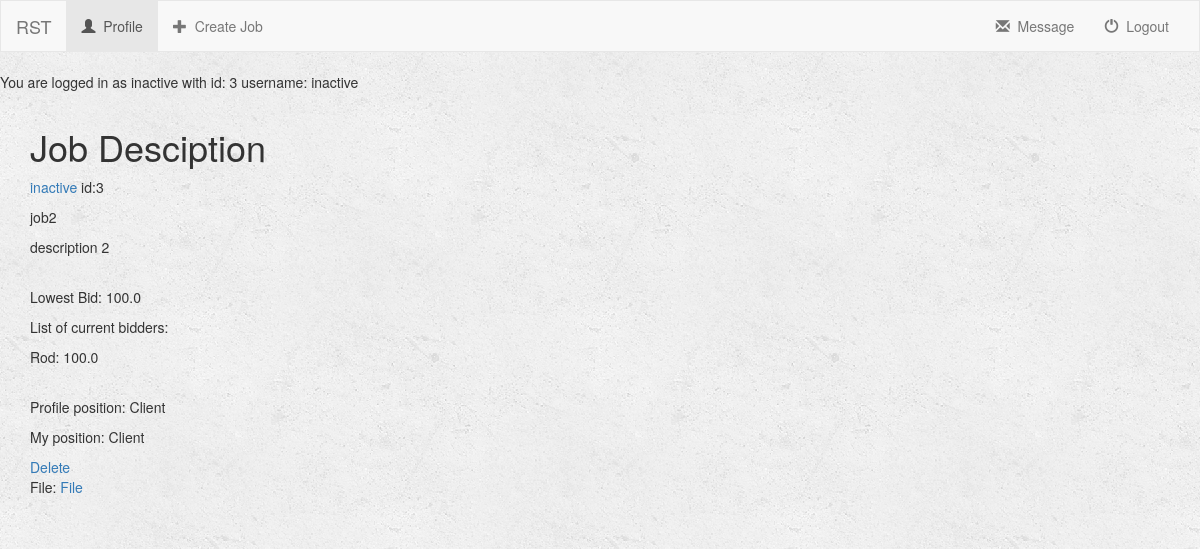
The page /turk/profile/3/job/2/ (signed in) on the database its author committed.
### turk/models.py (models this page shows, shortened)
class Profile(models.Model):
    user = models.OneToOneField(User, on_delete=models.CASCADE, default=1)
    name = models.CharField(max_length=250)
    age = models.IntegerField(default=0)
    GENDER_CHOICES = (
        ('Male', 'Male'),
        ('Female', 'Female')
    )
    gender = models.CharField(max_length=6, choices=GENDER_CHOICES, default='Male')
    email = models.CharField(max_length=250)
    resume = models.FileField()
    sample_work_or_bussiness_credential = models.FileField()
    RATING_CHOICES=(
        (1, 1),
        (2, 2),
        (3, 3),
        (4, 4),
        (5, 5),
    )
    rating = models.FloatField(choices=RATING_CHOICES, default=5)
    average_rating = models.FloatField(default=0)       # average of rating RECEIVED by others
    rating_count = models.IntegerField(default=0)       # count of rating RECEIVED by others
    total_rating = models.FloatField(default=0)         # total rating RECEIVED by others
    avg_give_rating = models.FloatField(default=0)      # average of rating GIVEN to others
    total_give_rating = models.FloatField(default=0)    # total of rating GIVEN to others
    total_give_count = models.FloatField(default=0)     # count of rating GIVEN to others
    money = models.FloatField(default=0)
    POSITION_CHOICES=(
        ('Temporary', 'Temporary'),
        ('Client', 'Client'),
        ('Developer', 'Developer'),
    )
    position = models.CharField(max_length=9, choices=POSITION_CHOICES, default='Temporary')
    profile_picture = models.ImageField(default='default.png')
    interest = models.TextField()
    isBlackListed = models.BooleanField(default=False)
    INTEREST_CHOICES=(
        ('Being Human', 'Being Human'),
        ('Software Development', 'Software Development'),
        ('Video Games', 'Video Games'),
        ('Social Media', 'Social Media'),
        ('Food', 'Food'),
        ('Party', 'Party'),
        ('Entrepreneurship', 'Entrepreneurship'),
        ('Money', 'Money'),
    )
    interest = MultiSelectField(choices=INTEREST_CHOICES, default="Being Human")
    honor_Early_Bird = models.BooleanField(default=False)
    honor_Hard_Worker = models.BooleanField(default=False)
    honor_MILLIONAIRE = models.BooleanField(default=False)
    honor_Job_Supplier = models.BooleanField(default=False)
    honor_Veteran = models.BooleanField(default=False)
    honor_toohardman = models.BooleanField(default=False)
    honor_Cold_Headed_Tim = models.BooleanField(default=False)
    honor_Novice = models.BooleanField(default=True)
    honor_Normie = models.BooleanField(default=False)
    honor_General = models.BooleanField(default=False)
    honor_Lurker = models.BooleanField(default=False)
    num_early = models.IntegerField(default=0)      # number of time dev delivered early
    money_earned = models.FloatField(default=0)     # amount of money dev made
    num_post = models.IntegerField(default=0)       # number of total posts client posted
    num_post_ex = models.IntegerField(default=0)    # number of expired posts client posted
    acc_created = models.DateTimeField(default=datetime.now())   # date of when acc made
    warn_poor = models.BooleanField(default=False)  # avg rating <=2 for >=5 projects
    warn_eval = models.BooleanField(default=False)  # avg rating to others <2 or >4 for >=8 projects
    warn_final = models.BooleanField(default=False) # final warning, next login = gg

class Job(models.Model):
    user = models.ForeignKey(User, on_delete=models.CASCADE, default=1)
    job_title = models.CharField(max_length=250)
    job_description = models.TextField()
    job_price = models.FloatField(default=0)
    is_complete = models.BooleanField(default=False) # job submitted
    is_late = models.BooleanField(default=False)
    is_rated = models.BooleanField(default=False)
    is_open = models.BooleanField(default=True) # Job is still open for bid
    lowest_bid = models.FloatField(validators=[MinValueValidator(0), MaxValueValidator(100)], default=0)
    bid_deadline = models.DateTimeField(default=datetime.now()+timedelta(7))
    job_deadline = models.DateTimeField(default=datetime.now()+timedelta(21))

class Bidder(models.Model):
    job = models.ForeignKey(Job, on_delete=models.CASCADE)
    user = models.ForeignKey(User, on_delete=models.CASCADE, default=1)
    price = models.FloatField(validators=[MinValueValidator(1), MaxValueValidator(100)], default=1)
    isHired = models.BooleanField(default=False)

### turk/views.py (the view)
# urls.py: url(r'^profile/(?P<user_id>[0-9]+)/job/(?P<job_id>[0-9]+)/$', views.job_description, name='job_description'),
def job_description(request, user_id, job_id):
    user = get_object_or_404(User, pk=user_id)
    job = Job.objects.get(pk=job_id)
    get_lowest_bid(job)
    context = {
        'user': user,
        'job': job,
    }
    return render(request, 'turk/job_description.html', context)

### turk/helper.py (called while the page is built)
def get_lowest_bid(job):
    bid_list = job.bidder_set.all()
    count = job.bidder_set.count()
    if count > 0:
        lowest_bid = bid_list[0].price
        for bid in bid_list:
            if bid.price < lowest_bid:
                lowest_bid = bid.price
        job.lowest_bid = lowest_bid
        job.save()

### turk/templates/turk/job_description.html (shortened to what this page needs)
{% extends 'turk/base.html' %}
{% block body %}
    <div class="container-fluid">
        <div class="row">
            <div class="col-sm-12 col-md-7">
                <div class="=panel panel-default">
                    <div class="panel-body">
                        <h1>Job Desciption</h1>
                        <p><a href = "{% url 'turk:detail' job.user.id %}">{{ job.user.profile.name }}</a>
                        id:{{job.user.id}}
                        </p>
                        <p>{{ job.job_title }}</p>
                        <p>{{ job.job_description}}</p><br>
                        {% if job.lowest_bid > 0 %}
                        <p>Lowest Bid: {{ job.lowest_bid }}</p>
                        {% else %}
                        <p>Lowest Bid: None</p>
                        {% endif %}
                        {% if request.user.id == job.user.id %}
                            {% if job.bidder_set.all %}
                                <p>List of current bidders:</p>
                                {% for bidder in job.bidder_set.all %}
                                <p>{{bidder.user.username}}: {{bidder.price}}</p>
                                {% endfor %}
                            {% else %}
                                <p>List of current bidders: NONE</p>
                            {% endif %}<br>
                        {% endif %}
                        <p>Profile position: {{user.profile.position}}</p>
                        <p>My position: {{ request.user.profile.position }}</p>
                        {% if request.user.id == user.id %}
                            <a href = "{% url 'turk:delete_job' user.id job.id %}">Delete</a><br>
                        {% endif %}
                        {% if request.user.is_authenticated %}
                            {% if request.user.id == job.user.id %}
                                {% if job.is_complete == True %}
                                    <p>File: <a href="{{ job.jobsubmission.submission.url }}"> File </a></p>
                                {% endif %}
                            {% endif %}
                        {% endif %}
                    </div>
                </div>
            </div>
        </div>
    </div>
{% endblock %}

### turk/templates/turk/base.html (shortened to what this page needs)
<!DOCTYPE html>
<html lang="en">
<head>
    {% load staticfiles %}
    <link rel="stylesheet" href="https://maxcdn.bootstrapcdn.com/bootstrap/3.3.7/css/bootstrap.min.css">
    <link rel="stylesheet" type="text/css" href="{% static 'turk/style.css' %}" />
</head>
<body>
<nav class="navbar navbar-default">
    <div class="container-fluid">
        <div class = "navbar-header">
            <a class="navbar-brand" href ="{% url 'turk:index' %}">RST</a>
        </div>
        <div class="collapse navbar-collapse" id="topNavBar">
            {% if request.user.is_authenticated %}
                <ul class="nav navbar-nav">
                    <li class="active">
                        <a href="{% url 'turk:detail' request.user.id %}">
                            <span class="glyphicon glyphicon-user" aria-hidden="true"></span>&nbsp;
                            Profile
                        </a>
                    </li>
                </ul>
                {% if request.user.profile.position == "Client" %}
                    <ul class="nav navbar-nav navbar-left">
                        <li class="">
                            <a href="{% url 'turk:create_job' request.user.id %}">
                                <span class="glyphicon glyphicon-plus" aria-hidden="true"></span>&nbsp;
                                Create Job
                            </a>
                        </li>
                    </ul>
                {% endif %}
            {% endif %}
            {% if request.user.is_authenticated %}
                <ul class="nav navbar-nav navbar-right">
                    <li class="">
                        <a href="{% url 'turk:logout_user' %}">
                            <span class ="glyphicon glyphicon-off" aria-hidden="true"></span>&nbsp; Logout
                        </a>
                    </li>
                </ul>
                <ul class="nav navbar-nav navbar-right">
                    <li class="">
                        <a href="{% url 'turk:message' request.user.id %}">
                            <span class="glyphicon glyphicon-envelope" aria-hidden="true"></span>&nbsp;
                            Message
                        </a>
                    </li>
                </ul>
            {% endif %}
        </div>
    </div>
</nav>
{% if request.user.is_authenticated %}
    You are logged in as {{ request.user.profile.name }} with id: {{request.user.id}} username: {{request.user.username}}
{% endif %}
{% block body %}
{% endblock %}
</body>
</html>

### turk/static/turk/style.css (style rules this page uses)
body { background: white url("images/background.png"); }
.navbar { border-radius: 0; }

### rows shown on the page
Job: user.profile.name "inactive", user.id "3", job_title "job2", job_description "description 2", lowest_bid "100.0"
Bidder: user.username "Rod", price "100.0"

### other values the page prints
{{ request.user.profile.name }} "inactive"
{{ request.user.id }} "3"
{{ request.user.username }} "inactive"
{{ user.profile.position }} "Client"
{{ request.user.profile.position }} "Client"
